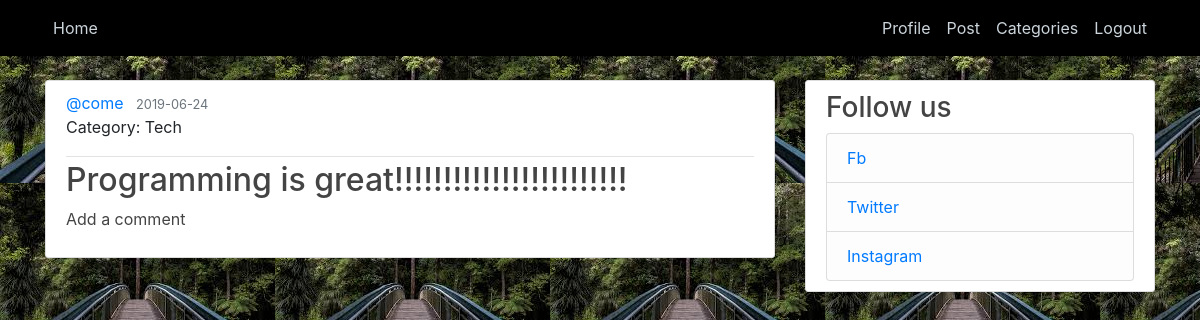
Screenshot of /home (signed in) with the database file from the repository.
### piches/models.py (models this page shows, shortened)
class Pitch(db.Model):
    id = db.Column(db.Integer, primary_key=True)
    category = db.Column(db.String(200), nullable=False)
    pitch = db.Column(db.String(200), nullable=False)
    date_posted = db.Column(db.DateTime, nullable=False, default=datetime.utcnow)
    user_id = db.Column(db.Integer, db.ForeignKey('user.id'), nullable=False)
    comments = db.relationship('Comment', backref='commenter', lazy=True)

class User(db.Model, UserMixin):
    id = db.Column(db.Integer, primary_key=True)
    username = db.Column(db.String(20), unique=True, nullable=False)
    email = db.Column(db.String(120), unique=True, nullable=False)
    image_file = db.Column(db.String(20), nullable=False, default='default.jpg')
    password = db.Column(db.String(60), nullable=False)
    pitches = db.relationship('Pitch', backref='author', lazy=True)

### piches/routes.py (the view)
@app.route('/')
@app.route('/home')
def home():
    pitches = Pitch.query.all()
    return render_template('home.html', pitches=pitches, title="Home")

### piches/models.py (called while the page is built)
@login_manager.user_loader
def load_user(user_id):
    return User.query.get(int(user_id))

### piches/templates/home.html
{% extends 'layout.html' %}
{% block content %}
    {% for pitch in pitches %}
        <article class="media content-section">
            <div class="media-body">
                <div class="article-metadata">
                    <a class="mr-2" href="#">@{{ pitch.author.username }}</a>
                    <small class="text-muted">{{ pitch.date_posted.strftime('%Y-%m-%d') }}</small>
                    <p class="article-content">Category: {{ pitch.category }}</p>
                </div>
                <h2><a class="article-title" href="#">{{ pitch.pitch }}</a></h2>
                <p><a class="article-title" href="{{ url_for('new_comment', pitch_id=pitch.id) }}">Add a comment</a></p>
            </div>
        </article>
    {% endfor %}
{% endblock content %}

### piches/static/main.css (style rules this page uses)
body { background: #fafafa; margin-top: 5rem; }
h1, h2, h3, h4, h5, h6 { color: #444444; }
.content-section { background: #ffffff; padding: 10px 20px; border: 1px solid #dddddd; border-radius: 3px; margin-bottom: 20px; }
.article-title { color: #444444; }
.article-content { white-space: pre-line; }
.article-metadata { padding-bottom: 1px; margin-bottom: 4px; border-bottom: 1px solid #e3e3e3 }

### rows the page displays
Pitch: author.username "come", date_posted "2019-06-24", category "Tech", pitch "Programming is great!!!!!!!!!!!!!!!!!!!!!!!!"
